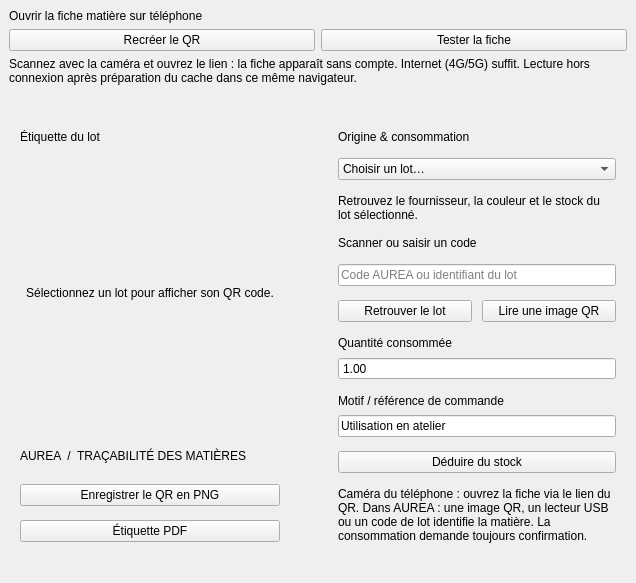
                                <widget class="QWidget" name="qrPageContents">
                                  <layout class="QVBoxLayout" name="qrPageLayout">
                                    <property name="leftMargin">
                                      <number>0</number>
                                    </property>
                                    <property name="topMargin">
                                      <number>0</number>
                                    </property>
                                    <property name="rightMargin">
                                      <number>0</number>
                                    </property>
                                    <property name="bottomMargin">
                                      <number>0</number>
                                    </property>
                                    <property name="spacing">
                                      <number>16</number>
                                    </property>
                                    <item>
                                      <widget class="QFrame" name="phoneQrCard">
                                        <property name="card" stdset="0"><bool>true</bool></property>
                                        <layout class="QVBoxLayout" name="phoneQrLayout">
                                          <item><widget class="QLabel" name="phoneQrTitle"><property name="text"><string>Ouvrir la fiche matière sur téléphone</string></property><property name="section" stdset="0"><bool>true</bool></property></widget></item>
                                          <item><layout class="QHBoxLayout" name="phoneActionsLayout">
                                            <item><widget class="QPushButton" name="refreshQrButton"><property name="text"><string>Recréer le QR</string></property></widget></item>
                                            <item><widget class="QPushButton" name="openPhonePageButton"><property name="text"><string>Tester la fiche</string></property></widget></item>
                                          </layout></item>
                                          <item><widget class="QLabel" name="phoneHelpLabel"><property name="text"><string>Scannez avec la caméra et ouvrez le lien : la fiche apparaît sans compte. Internet (4G/5G) suffit. Lecture hors connexion après préparation du cache dans ce même navigateur.</string></property><property name="wordWrap"><bool>true</bool></property><property name="muted" stdset="0"><bool>true</bool></property></widget></item>
                                        </layout>
                                      </widget>
                                    </item>
                                    <item>
                                      <widget class="QWidget" name="qrColumns">
                                        <layout class="QHBoxLayout" name="qrColumnsLayout">
                                          <property name="leftMargin">
                                            <number>0</number>
                                          </property>
                                          <property name="topMargin">
                                            <number>0</number>
                                          </property>
                                          <property name="rightMargin">
                                            <number>0</number>
                                          </property>
                                          <property name="bottomMargin">
                                            <number>0</number>
                                          </property>
                                          <property name="spacing">
                                            <number>18</number>
                                          </property>
                                          <item>
                                            <widget class="QFrame" name="qrVisualCard">
                                              <property name="card" stdset="0">
                                                <bool>true</bool>
                                              </property>
                                              <layout class="QVBoxLayout" name="qrVisualCardLayout">
                                                <property name="leftMargin">
                                                  <number>20</number>
                                                </property>
                                                <property name="topMargin">
                                                  <number>20</number>
                                                </property>
                                                <property name="rightMargin">
                                                  <number>20</number>
                                                </property>
                                                <property name="bottomMargin">
                                                  <number>20</number>
                                                </property>
                                                <property name="spacing">
                                                  <number>14</number>
                                                </property>
                                                <item>
                                                  <widget class="QLabel" name="qrTitle">
                                                    <property name="text">
                                                      <string>Étiquette du lot</string>
                                                    </property>
                                                    <property name="sizePolicy">
                                                      <sizepolicy hsizetype="Preferred" vsizetype="Fixed">
                                                        <horstretch>0</horstretch>
                                                        <verstretch>0</verstretch>
                                                      </sizepolicy>
                                                    </property>
                                                    <property name="section" stdset="0">
                                                      <bool>true</bool>
                                                    </property>
                                                  </widget>
                                                </item>
                                                <item>
                                                  <widget class="QLabel" name="qrImage">
                                                    <property name="text">
                                                      <string>Sélectionnez un lot pour afficher son QR code.</string>
                                                    </property>
                                                    <property name="sizePolicy">
                                                      <sizepolicy hsizetype="Preferred" vsizetype="Fixed">
                                                        <horstretch>0</horstretch>
                                                        <verstretch>0</verstretch>
                                                      </sizepolicy>
                                                    </property>
                                                    <property name="muted" stdset="0">
                                                      <bool>true</bool>
                                                    </property>
                                                    <property name="wordWrap">
                                                      <bool>true</bool>
                                                    </property>
                                                    <property name="alignment">
                                                      <set>Qt::AlignCenter</set>
                                                    </property>
                                                    <property name="minimumSize">
                                                      <size>
                                                        <width>260</width>
                                                        <height>270</height>
                                                      </size>
                                                    </property>
                                                  </widget>
                                                </item>
                                                <item>
                                                  <widget class="QLabel" name="qrPayload">
                                                    <property name="text">
                                                      <string>AUREA  /  TRAÇABILITÉ DES MATIÈRES</string>
                                                    </property>
                                                    <property name="sizePolicy">
                                                      <sizepolicy hsizetype="Preferred" vsizetype="Fixed">
                                                        <horstretch>0</horstretch>
                                                        <verstretch>0</verstretch>
                                                      </sizepolicy>
                                                    </property>
                                                    <property name="eyebrow" stdset="0">
                                                      <bool>true</bool>
                                                    </property>
                                                    <property name="wordWrap">
                                                      <bool>true</bool>
                                                    </property>
                                                  </widget>
                                                </item>
                                                <item>
                                                  <widget class="QPushButton" name="saveQrButton">
                                                    <property name="text">
                                                      <string>Enregistrer le QR en PNG</string>
                                                    </property>
                                                    <property name="primary" stdset="0">
                                                      <bool>true</bool>
                                                    </property>
                                                  </widget>
                                                </item>
                                                <item>
                                                  <widget class="QPushButton" name="printLabelButton">
                                                    <property name="text">
                                                      <string>Étiquette PDF</string>
                                                    </property>
                                                  </widget>
                                                </item>
                                              </layout>
                                            </widget>
                                          </item>
                                          <item>
                                            <widget class="QFrame" name="qrDetailsCard">
                                              <property name="card" stdset="0">
                                                <bool>true</bool>
                                              </property>
                                              <layout class="QVBoxLayout" name="qrDetailsCardLayout">
                                                <property name="leftMargin">
                                                  <number>20</number>
                                                </property>
                                                <property name="topMargin">
                                                  <number>20</number>
                                                </property>
                                                <property name="rightMargin">
                                                  <number>20</number>
                                                </property>
                                                <property name="bottomMargin">
                                                  <number>20</number>
                                                </property>
                                                <property name="spacing">
                                                  <number>14</number>
                                                </property>
                                                <item>
                                                  <widget class="QLabel" name="traceTitle">
                                                    <property name="text">
                                                      <string>Origine &amp; consommation</string>
                                                    </property>
                                                    <property name="sizePolicy">
                                                      <sizepolicy hsizetype="Preferred" vsizetype="Fixed">
                                                        <horstretch>0</horstretch>
                                                        <verstretch>0</verstretch>
                                                      </sizepolicy>
                                                    </property>
                                                    <property name="section" stdset="0">
                                                      <bool>true</bool>
                                                    </property>
                                                  </widget>
                                                </item>
                                                <item>
                                                  <widget class="QComboBox" name="lotCombo">
                                                    <item>
                                                      <property name="text">
                                                        <string>Choisir un lot…</string>
                                                      </property>
                                                    </item>
                                                  </widget>
                                                </item>
                                                <item>
                                                  <widget class="QLabel" name="lotDetailsLabel">
                                                    <property name="text">
                                                      <string>Retrouvez le fournisseur, la couleur et le stock du lot sélectionné.</string>
                                                    </property>
                                                    <property name="sizePolicy">
                                                      <sizepolicy hsizetype="Preferred" vsizetype="Fixed">
                                                        <horstretch>0</horstretch>
                                                        <verstretch>0</verstretch>
                                                      </sizepolicy>
                                                    </property>
                                                    <property name="muted" stdset="0">
                                                      <bool>true</bool>
                                                    </property>
                                                    <property name="wordWrap">
                                                      <bool>true</bool>
                                                    </property>
                                                  </widget>
                                                </item>
                                                <item>
                                                  <widget class="QLabel" name="scanCaption">
                                                    <property name="text">
                                                      <string>Scanner ou saisir un code</string>
                                                    </property>
                                                    <property name="sizePolicy">
                                                      <sizepolicy hsizetype="Preferred" vsizetype="Fixed">
                                                        <horstretch>0</horstretch>
                                                        <verstretch>0</verstretch>
                                                      </sizepolicy>
                                                    </property>
                                                    <property name="section" stdset="0">
                                                      <bool>true</bool>
                                                    </property>
                                                  </widget>
                                                </item>
                                                <item>
                                                  <widget class="QLineEdit" name="scanEdit">
                                                    <property name="placeholderText">
                                                      <string>Code AUREA ou identifiant du lot</string>
                                                    </property>
                                                    <property name="clearButtonEnabled">
                                                      <bool>true</bool>
                                                    </property>
                                                  </widget>
                                                </item>
                                                <item>
                                                  <widget class="QWidget" name="scanActions">
                                                    <layout class="QHBoxLayout" name="scanActionsLayout">
                                                      <property name="leftMargin">
                                                        <number>0</number>
                                                      </property>
                                                      <property name="topMargin">
                                                        <number>0</number>
                                                      </property>
                                                      <property name="rightMargin">
                                                        <number>0</number>
                                                      </property>
                                                      <property name="bottomMargin">
                                                        <number>0</number>
                                                      </property>
                                                      <property name="spacing">
                                                        <number>10</number>
                                                      </property>
                                                      <item>
                                                        <widget class="QPushButton" name="findLotButton">
                                                          <property name="text">
                                                            <string>Retrouver le lot</string>
                                                          </property>
                                                          <property name="primary" stdset="0">
                                                            <bool>true</bool>
                                                          </property>
                                                        </widget>
                                                      </item>
                                                      <item>
                                                        <widget class="QPushButton" name="scanImageButton">
                                                          <property name="text">
                                                            <string>Lire une image QR</string>
                                                          </property>
                                                        </widget>
                                                      </item>
                                                    </layout>
                                                  </widget>
                                                </item>
                                                <item>
                                                  <widget class="QWidget" name="consumeQuantityField">
                                                    <layout class="QVBoxLayout" name="consumeQuantityFieldLayout">
                                                      <property name="leftMargin">
                                                        <number>0</number>
                                                      </property>
                                                      <property name="topMargin">
                                                        <number>0</number>
                                                      </property>
                                                      <property name="rightMargin">
                                                        <number>0</number>
                                                      </property>
                                                      <property name="bottomMargin">
                                                        <number>0</number>
                                                      </property>
                                                      <property name="spacing">
                                                        <number>7</number>
                                                      </property>
                                                      <item>
                                                        <widget class="QLabel" name="consumeQuantityLabel">
                                                          <property name="text">
                                                            <string>Quantité consommée</string>
                                                          </property>
                                                          <property name="sizePolicy">
                                                            <sizepolicy hsizetype="Preferred" vsizetype="Fixed">
                                                              <horstretch>0</horstretch>
                                                              <verstretch>0</verstretch>
                                                            </sizepolicy>
                                                          </property>
                                                          <property name="muted" stdset="0">
                                                            <bool>true</bool>
                                                          </property>
                                                        </widget>
                                                      </item>
                                                      <item>
                                                        <widget class="QDoubleSpinBox" name="consumeQuantity">
                                                          <property name="maximum">
                                                            <double>9999999.99</double>
                                                          </property>
                                                          <property name="decimals">
                                                            <number>2</number>
                                                          </property>
                                                          <property name="buttonSymbols">
                                                            <enum>QAbstractSpinBox::NoButtons</enum>
                                                          </property>
                                                          <property name="value">
                                                            <number>1</number>
                                                          </property>
                                                        </widget>
                                                      </item>
                                                    </layout>
                                                  </widget>
                                                </item>
                                                <item>
                                                  <widget class="QWidget" name="consumeReasonField">
                                                    <layout class="QVBoxLayout" name="consumeReasonFieldLayout">
                                                      <property name="leftMargin">
                                                        <number>0</number>
                                                      </property>
                                                      <property name="topMargin">
                                                        <number>0</number>
                                                      </property>
                                                      <property name="rightMargin">
                                                        <number>0</number>
                                                      </property>
                                                      <property name="bottomMargin">
                                                        <number>0</number>
                                                      </property>
                                                      <property name="spacing">
                                                        <number>7</number>
                                                      </property>
                                                      <item>
                                                        <widget class="QLabel" name="consumeReasonLabel">
                                                          <property name="text">
                                                            <string>Motif / référence de commande</string>
                                                          </property>
                                                          <property name="sizePolicy">
                                                            <sizepolicy hsizetype="Preferred" vsizetype="Fixed">
                                                              <horstretch>0</horstretch>
                                                              <verstretch>0</verstretch>
                                                            </sizepolicy>
                                                          </property>
                                                          <property name="muted" stdset="0">
                                                            <bool>true</bool>
                                                          </property>
                                                        </widget>
                                                      </item>
                                                      <item>
                                                        <widget class="QLineEdit" name="consumeReason">
                                                          <property name="text">
                                                            <string>Utilisation en atelier</string>
                                                          </property>
                                                        </widget>
                                                      </item>
                                                    </layout>
                                                  </widget>
                                                </item>
                                                <item>
                                                  <widget class="QPushButton" name="consumeButton">
                                                    <property name="text">
                                                      <string>Déduire du stock</string>
                                                    </property>
                                                    <property name="primary" stdset="0">
                                                      <bool>true</bool>
                                                    </property>
                                                  </widget>
                                                </item>
                                                <item>
                                                  <widget class="QLabel" name="scanHelp">
                                                    <property name="text">
                                                      <string>Caméra du téléphone : ouvrez la fiche via le lien du QR. Dans AUREA : une image QR, un lecteur USB ou un code de lot identifie la matière. La consommation demande toujours confirmation.</string>
                                                    </property>
                                                    <property name="sizePolicy">
                                                      <sizepolicy hsizetype="Preferred" vsizetype="Fixed">
                                                        <horstretch>0</horstretch>
                                                        <verstretch>0</verstretch>
                                                      </sizepolicy>
                                                    </property>
                                                    <property name="muted" stdset="0">
                                                      <bool>true</bool>
                                                    </property>
                                                    <property name="wordWrap">
                                                      <bool>true</bool>
                                                    </property>
                                                  </widget>
                                                </item>
                                              </layout>
                                            </widget>
                                          </item>
                                        </layout>
                                      </widget>
                                    </item>
                                    <item>
                                      <spacer name="qrPageSpacer">
                                        <property name="orientation">
                                          <enum>Qt::Vertical</enum>
                                        </property>
                                        <property name="sizeHint" stdset="0">
                                          <size>
                                            <width>20</width>
                                            <height>20</height>
                                          </size>
                                        </property>
                                      </spacer>
                                    </item>
                                  </layout>
                                </widget>
